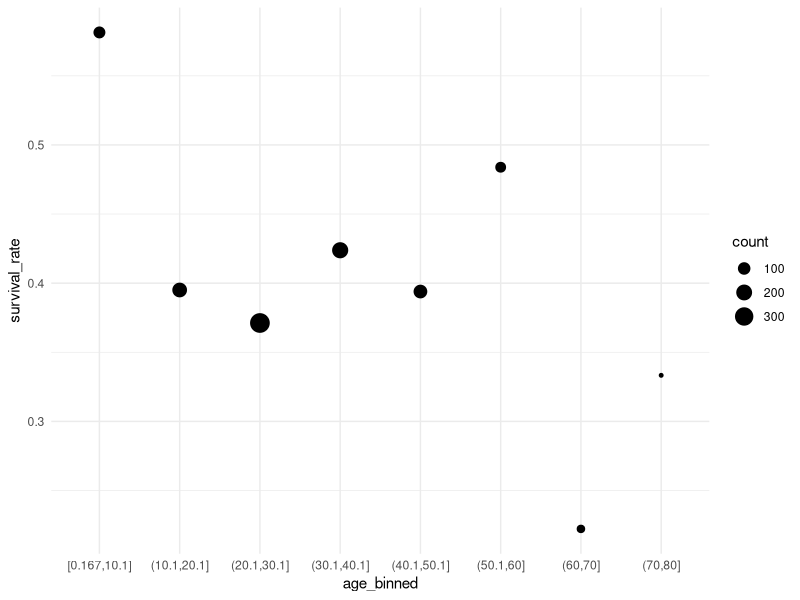

Generate this figure with R:
# binning quantitative variables in R
library(tidyverse)
library(readxl)
theme_set(theme_minimal())

titanic <- read_excel("titanic.xlsx") 
View(titanic)

?cut_number
?cut # more general

cut_number(titanic$age,
           n = 8) %>% 
  table()

titanic <- titanic %>% 
  drop_na(age)

titanic <- titanic %>% 
  mutate(age_binned = cut_interval(age,
                                   n = 8))

count(titanic, age_binned)

titanic_summary <- titanic %>% 
  group_by(age_binned) %>% 
  summarize(survival_rate = mean(survived),
            count = n())
titanic_summary

ggplot(titanic_summary, aes(x = age_binned,
                            y = survival_rate,
                            size = count)) + 
  geom_point()

